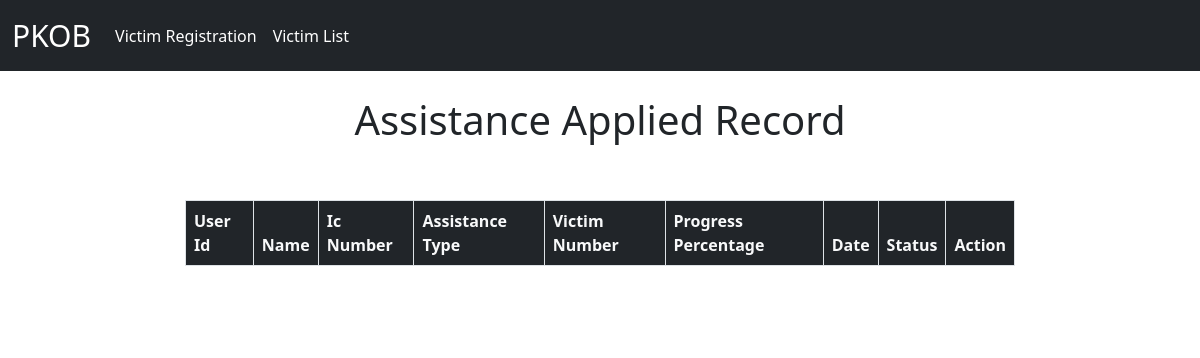
/assistance/applicationrecord/, run on an earlier commit of the app's database.
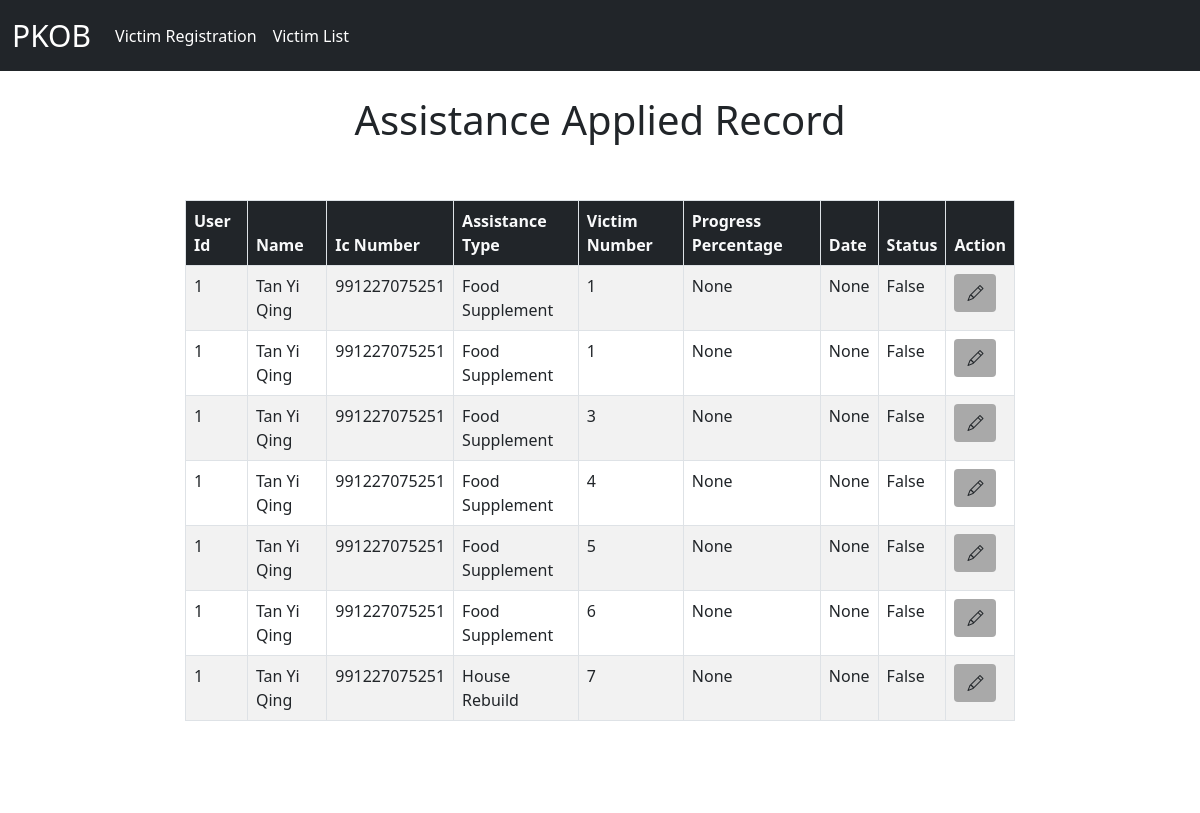
And on a later commit of the database.
### assistance_app/models.py (models this page shows, shortened)
class Assistance(models.Model):
    name = models.CharField(max_length=255, verbose_name='Name', null=True, blank=True)
    ic = models.CharField(max_length=255, verbose_name='Ic', default="")
    remark = models.TextField(verbose_name='Remark', null=True, blank=True)
    progress_percentage = models.DecimalField(max_digits=3, decimal_places=2, verbose_name='Progress Percentage', null=True, blank=True)
    victim_number = models.IntegerField(verbose_name='Victim Number')
    is_approved = models.BooleanField(verbose_name='Is Approved', default=False)
    user = models.ForeignKey(User, on_delete=models.CASCADE, null=True)
    assistance_type = models.ForeignKey(AssistanceType, on_delete=models.CASCADE, default=1)
    assistance_given_date = models.DateField(verbose_name='Assistance Given Date', null=True)
    created_at = models.DateTimeField(auto_now_add=True, verbose_name='Created at')
    updated_at = models.DateTimeField(auto_now_add=True, verbose_name='Updated at')

class AssistanceType(models.Model):
    name = models.CharField(max_length=255, verbose_name='Name')
    description = models.TextField(verbose_name='Description')
    created_at = models.DateTimeField(auto_now_add=True, verbose_name='Created at')
    updated_at = models.DateTimeField(auto_now_add=True, verbose_name='Updated at')
    def __str__(self):
        return self.name

### assistance_app/views.py (the view)
# urls.py: path("applicationrecord/", views.list_assistance_type, name='list_assistance_type'),
def list_assistance_type(request):
    assistance = Assistance.objects.all()
    return render(request, 'assistance_app/list.html', {'assistance': assistance})

### assistance_app/templates/assistance_app/list.html (shortened to what this page needs)
{% extends 'base.html' %}
{% block content_title %}
<h1 class="mt-5"> Assistance Applied Record </h1>
{% endblock  %}
{% block content %}
    <div class="row">
        <div class="col">
            <table class="table table-bordered table-striped table-hover ">
              <thead class="bg-dark text-light">
                <tr>
                    <th scope="col">User Id</th>
                    <th scope="col">Name</th>
                    <th scope="col">Ic Number</th>
                    <th scope="col">Assistance Type</th>
                    <th scope="col">Victim Number</th>
                    <th scope="col">Progress Percentage</th>
                    <th scope="col">Date</th>
                    <th scope="col">Status</th>
                    <th scope="col">Action</th>
                </tr>
              </thead>
              <tbody>
                {% for ass in assistance %}
                    <tr>
                        <td>{{ ass.user_id }}</td>
                        <td>{{ ass.name }}</td>
                        <td>{{ ass.ic }}</td>
                        <td>{{ ass.assistance_type }}</td>
                        <td>{{ ass.victim_number }}</td>
                        <td>{{ ass.progress_percentage }}</td>
                        <td>{{ ass.assistance_given_date }}</td>
                        <td>{{ ass.is_approved }}</td>
                        <td><a href="{% url "edit_assistance_type" ass.id %}"><button class="btn" type="button" style="background-color: darkgrey"><i class="bi bi-pencil"></i></button></a></td>
                    </tr>
                {% endfor%}
              </tbody>
            </table>
        </div>
    </div>
{% endblock  %}

### templates/base.html (shortened to what this page needs)
<!DOCTYPE html>
<html lang="en">
  <head>
    <link
      href="https://cdn.jsdelivr.net/npm/bootstrap@5.0.2/dist/css/bootstrap.min.css"
      rel="stylesheet"
    />
    <link rel="stylesheet" href="https://cdn.jsdelivr.net/npm/bootstrap-icons@1.7.0/font/bootstrap-icons.css">
  </head>
  <body>
    {% include 'navbar.html' %}
    <div class="container my-5">
      <div class="row justify-content-center">
        <div class="col-10">
          <div class="text-center">{% block content_title %}{% endblock %}</div>
          <div class="px-2 py-11 p-sm-5 bg-white rounded">
            {% block content %}{% endblock %}
          </div>
        </div>
      </div>
    </div>
  </body>
</html>

### templates/navbar.html (shortened to what this page needs)
<nav class="navbar navbar-expand-lg navbar-dark fixed-top bg-dark">
    <div class="container-fluid">
        <a class="navbar-brand" href="/" style="font-size: 30px">PKOB</a>
        <div class="collapse navbar-collapse" id="navbarNav">
            <ul class="navbar-nav">
                <li class="nav-item">
                    <a class="nav-link active" aria-current="page" href="{% url "add_profile" %}"
                    >Victim Registration</a
                    >
                </li>
                <li class="nav-item">
                    <a class="nav-link active" aria-current="page" href="{% url "list_user" %}"
                    >Victim List</a
                    >
                </li>
            </ul>
        </div>
    </div>
</nav>

What changed in the data, as far as the page shows it:
added Assistance: user_id "1", name "Tan Yi Qing", ic "991227075251", assistance_type "Food Supplement", victim_number "1", progress_percentage "None", assistance_given_date "None", is_approved "False"
added Assistance: user_id "1", name "Tan Yi Qing", ic "991227075251", assistance_type "Food Supplement", victim_number "1", progress_percentage "None", assistance_given_date "None", is_approved "False"
added Assistance: user_id "1", name "Tan Yi Qing", ic "991227075251", assistance_type "Food Supplement", victim_number "3", progress_percentage "None", assistance_given_date "None", is_approved "False"
added Assistance: user_id "1", name "Tan Yi Qing", ic "991227075251", assistance_type "Food Supplement", victim_number "4", progress_percentage "None", assistance_given_date "None", is_approved "False"
added Assistance: user_id "1", name "Tan Yi Qing", ic "991227075251", assistance_type "Food Supplement", victim_number "5", progress_percentage "None", assistance_given_date "None", is_approved "False"
added Assistance: user_id "1", name "Tan Yi Qing", ic "991227075251", assistance_type "Food Supplement", victim_number "6", progress_percentage "None", assistance_given_date "None", is_approved "False"
added Assistance: user_id "1", name "Tan Yi Qing", ic "991227075251", assistance_type "House Rebuild", victim_number "7", progress_percentage "None", assistance_given_date "None", is_approved "False"
